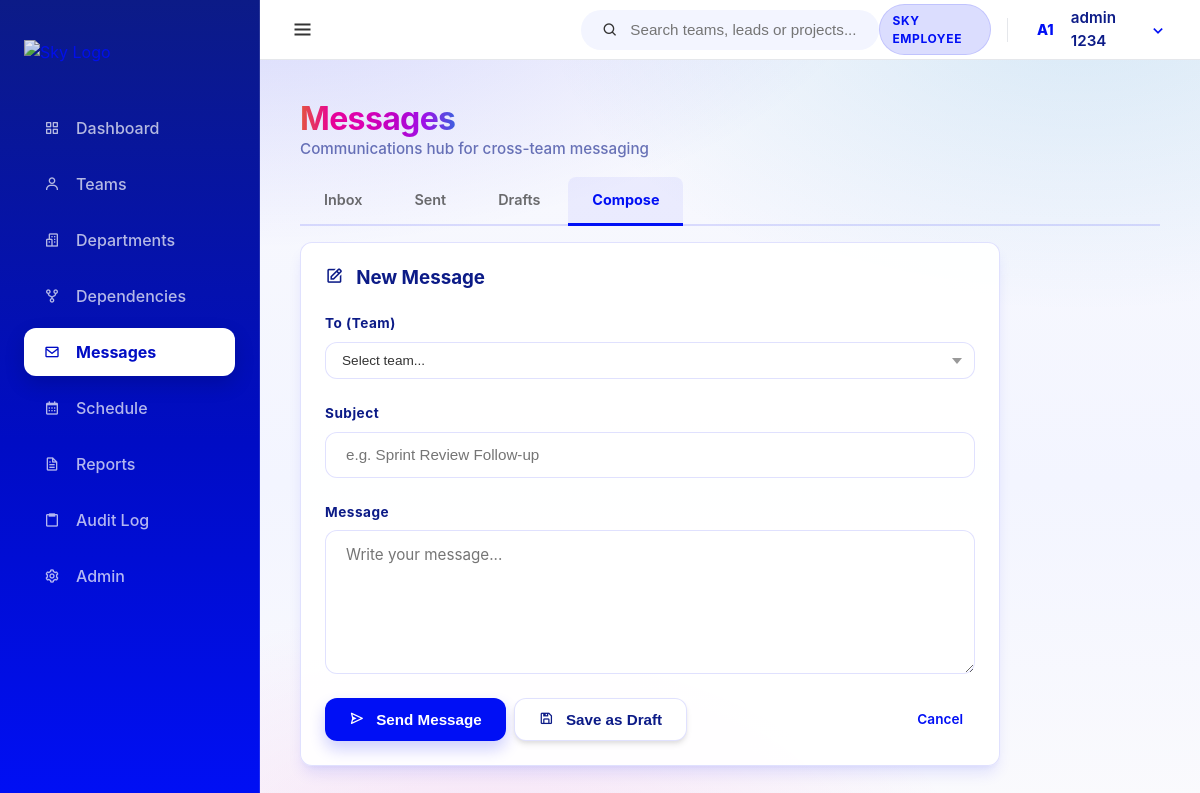
Screenshot of /messages/compose/ (signed in) with the database file from the repository.
### core/models.py (models this page shows, shortened)
class User(AbstractUser):
    class Meta:
        verbose_name = 'User'
        verbose_name_plural = 'Users'

### messages_app/views.py (the view, shortened to what this page needs)
# urls.py: path('compose/', views.compose, name='compose'),
@login_required
def compose(request, message_id=None):
    try:
        teams = Team.objects.all().order_by('team_name')
        existing_draft = None
        reply_body = ""
        reply_subject = ""
        prefill_team = None
        reply_to_id = request.GET.get('reply_to')
        if message_id:
            existing_draft = get_object_or_404(Message, message_id=message_id, sender_user=request.user, message_status='draft')
        all_messages = Message.objects.filter(sender_user=request.user, message_status='draft').select_related(
            'sender_user', 'team'
        ).order_by('-message_sent_at')
        final_subject = ""
        if existing_draft:
            final_subject = existing_draft.message_subject
        elif reply_subject:
            final_subject = reply_subject
        context = {
            'all_messages': all_messages,
            'teams': teams,
            'active_tab': 'compose',
            'prefill_team': prefill_team,
            'existing_draft': existing_draft,
            'reply_body': reply_body,
            'reply_subject': final_subject,
        }
        if existing_draft:
            context['reply_subject'] = existing_draft.message_subject
            context['reply_body'] = existing_draft.message_body
        return render(request, 'messages_app/inbox.html', context)
    except Exception as error:
        django_messages.error(request, f'Error composing message: {error}')
        return redirect('messages_app:inbox')

### templates/messages_app/inbox.html (shortened to what this page needs)
{% extends 'base.html' %}
{% block content %}
<div class="flex-between mb-2 animate-slide-up">
    <div>
        <h1 class="spectrum-text" style="font-size: 2rem; letter-spacing: -0.02em;">Messages</h1>
        <p style="color: var(--sky-header-blue); opacity: 0.6; font-weight: 500; font-size: 0.95rem;">Communications hub for cross-team messaging</p>
    </div>
</div>
<div class="tabs mb-2 animate-slide-up" style="animation-delay: 0.1s;">
    <a href="{% url 'messages_app:inbox' %}" class="tab-btn {% if active_tab == 'inbox' %}active{% endif %}" style="text-decoration: none;">Inbox</a>
    <a href="{% url 'messages_app:sent_messages' %}" class="tab-btn {% if active_tab == 'sent' %}active{% endif %}" style="text-decoration: none;">Sent</a>
    <a href="{% url 'messages_app:draft_messages' %}" class="tab-btn {% if active_tab == 'drafts' %}active{% endif %}" style="text-decoration: none;">Drafts</a>
    <a href="{% url 'messages_app:compose' %}" class="tab-btn {% if active_tab == 'compose' %}active{% endif %}" style="text-decoration: none;">Compose</a>
</div>
{% if active_tab == 'compose' %}
<div class="card animate-slide-up" style="animation-delay: 0.15s; max-width: 700px;">
    <h3 style="color: var(--sky-header-blue); margin-bottom: 1.5rem;">
        <i class='bx bx-edit' style="margin-right: 0.5rem;"></i> New Message
    </h3>
    <form method="post" action="{% url 'messages_app:compose' %}">
        <div class="form-group">
            <label for="compose-team">To (Team)</label>
            <select name="team" class="form-control filter-select" id="compose-team" required>
                <option value="">Select team...</option>
            </select>
        </div>
        <div class="form-group">
            <label for="compose-subject">Subject</label>
            <input type="text" name="subject" class="form-control" id="compose-subject" placeholder="e.g. Sprint Review Follow-up" value="{{ reply_subject }}" required>
        </div>
        <div class="form-group">
            <label for="compose-body">Message</label>
            <textarea name="body" class="form-control" id="compose-body" rows="6" placeholder="Write your message..." required></textarea>
        </div>
        <div class="flex gap-1" style="margin-top: 1.5rem;">
            <button type="submit" name="action" value="sent" class="btn btn-primary"><i class='bx bx-send'></i> Send Message</button>
            <button type="submit" name="action" value="draft" class="btn btn-secondary"><i class='bx bx-save'></i> Save as Draft</button>
            <a href="{% url 'messages_app:inbox' %}" class="btn btn-ghost" style="text-decoration: none; margin-left: auto;">Cancel</a>
        </div>
    </form>
</div>
{% endif %}
{% endblock %}

### templates/partials/_top_navbar.html (shortened to what this page needs)
<header class="top-navbar" style="display: flex; align-items: center; justify-content: space-between; height: 60px;">
    <div class="navbar-left">
        <button id="sidebar-toggle" class="sidebar-toggle-btn" aria-label="Toggle Sidebar">
            <i class='bx bx-menu'></i>
        </button>
    </div>
    <div class="navbar-middle">
        <div class="search-bar-container" id="global-search">
            <div class="search-bar">
                <i class='bx bx-search'></i>
                <input type="text" placeholder="Search teams, leads or projects..." id="search-input">
            </div>
        </div>
    </div>
    <div class="navbar-right" style="display: flex; align-items: center; gap: 12px;">
        <span class="badge badge-blue" style="vertical-align: middle; display: inline-flex; align-items: center;">SKY EMPLOYEE</span>
        <div class="nav-user-dropdown" id="user-dropdown-container" style="display: flex; align-items: center;">
            <div class="nav-avatar-trigger" id="user-dropdown-btn" style="display: flex; align-items: center;">
                <div class="avatar-circle small">
                    {% if user.first_name %}{{ user.first_name|first|upper }}{% else %}{{ user.username|first|upper }}{% endif %}{% if user.last_name %}{{ user.last_name|first|upper }}{% endif %}
                </div>
                <span class="user-fullname">{{ user.get_full_name|default:user.username }}</span>
                <i class='bx bx-chevron-down'></i>
            </div>
        </div>
    </div>
</header>

### assets/css/sky-layout.css (style rules this page uses)
:root { --font-size: 16px; --sky-primary: #000ff5; --sky-primary-dark: #000cc4; --sky-focus: #007ecc; --sky-surface: #fafafd; --sky-surface-strong: #f3f5ff; --sky-tint-5: rgba(0, 15, 245, 0.05); --sky-tint-10: rgba(0, 15, 245, 0.1); --sky-tint-14: rgba(0, 15, 245, 0.14); --sky-header-blue: #0c1b87; --sky-text: #333333; --sky-positive: #007e13; --sky-negative: #dd1717; --sky-attention: #f15a22; --sky-spectrum-1: #e4563e; --sky-spectrum-2: #e70296; --sky-spectrum-3: #dc01b1; --sky-spectrum-4: #be01c4; --sky-spectrum-5: #9f11e7; --sky-spectrum-6: #3d5fdf; --sky-spectrum: linear-gradient( 90deg, var(--sky-spectrum-1) 0%, var(--sky-spectrum-2) 20%, var(--sky-spectrum-3) 40%, var(--sky-spectrum-4) 60%, var(--sky-spectrum-5) 80%, var(--sky-spectrum-6) 100% ); --sky-spectrum-diagonal: linear-gradient( 135deg, var(--sky-spectrum-1) 0%, var(--sky-spectrum-2) 20%, var(--sky-spectrum-3) 40%, var(--sky-spectrum-4) 60%, var(--sky-spectrum-5) 80%, var(--sky-spectrum-6) 100% ); --primary: var(--sky-primary); --primary-foreground: #ffffff; --background: var(--sky-surface); --foreground: var(--sky-text); --card: rgba(255, 255, 255, 0.92); --card-foreground: var(--sky-text); --popover: #ffffff; --popover-foreground: var(--sky-text); --muted: var(--sky-surface-strong); --muted-foreground: rgba(51, 51, 51, 0.72); --accent: var(--sky-tint-10); --accent-foreground: var(--sky-text); --destructive: var(--sky-negative); --destructive-foreground: #ffffff; --border: rgba(0, 15, 245, 0.12); --input-background: rgba(255, 255, 255, 0.96); --ring: rgba(0, 126, 204, 0.35); --radius: 0.75rem; --sidebar-width: 260px; --header-height: 70px; --shadow-sm: 0 4px 6px -1px rgba(0, 0, 0, 0.1), 0 2px 4px -1px rgba(0, 0, 0, 0.06); --shadow-md: 0 10px 15px -3px rgba(0, 15, 245, 0.1), 0 4px 6px -2px rgba(0, 15, 245, 0.05); --shadow-lg: 0 20px 25px -5px rgba(12, 27, 135, 0.15), 0 10px 10px -5px rgba(12, 27, 135, 0.1); }
* { margin: 0; padding: 0; box-sizing: border-box; }
html body { font-family: 'Inter', system-ui, -apple-system, sans-serif; color: var(--sky-text); min-height: 100vh; line-height: 1.5; background: radial-gradient(1200px 600px at 20% -10%, rgba(0, 15, 245, 0.18) 0%, rgba(0, 15, 245, 0) 55%), radial-gradient(900px 520px at 90% 0%, rgba(0, 126, 204, 0.14) 0%, rgba(0, 126, 204, 0) 60%), radial-gradient(900px 520px at 40% 110%, rgba(220, 1, 177, 0.1) 0%, rgba(220, 1, 177, 0) 55%), linear-gradient(180deg, #fafafd 0%, #f3f5ff 60%, #fafafd 100%); background-attachment: fixed; background-size: cover; background-repeat: no-repeat; }
html body h1, html body h2, html body h3, html body h4 { color: var(--sky-header-blue); font-weight: 700; line-height: 1.2; }
html body a { color: var(--sky-primary); text-decoration: none; transition: color 0.2s ease; }
html body .top-navbar { height: 60px; background: #ffffff; border-bottom: 1px solid #e5e7eb; display: flex; align-items: center; justify-content: space-between; padding: 0 24px; position: sticky; top: 0; z-index: 900; }
html body .navbar-left, html body .navbar-middle, html body .navbar-right { display: flex; align-items: center; flex: 1; }
html body .navbar-middle { justify-content: center; }
html body .navbar-right { justify-content: flex-end; gap: 12px; }
html body .search-bar-container { position: relative; width: 100%; max-width: 400px; min-width: 280px; }
html body .search-bar { background: var(--sky-surface-strong); padding: 0 1.25rem; height: 40px; border-radius: 999px; display: flex; align-items: center; border: 1px solid transparent; transition: all 0.2s ease; }
html body .search-bar input { background: transparent; border: none; outline: none; flex: 1; margin-left: 0.75rem; font-size: 0.95rem; color: var(--sky-text); }

### rows the page displays
User: first_name|first "A", last_name|first "1", get_full_name "admin 1234"
